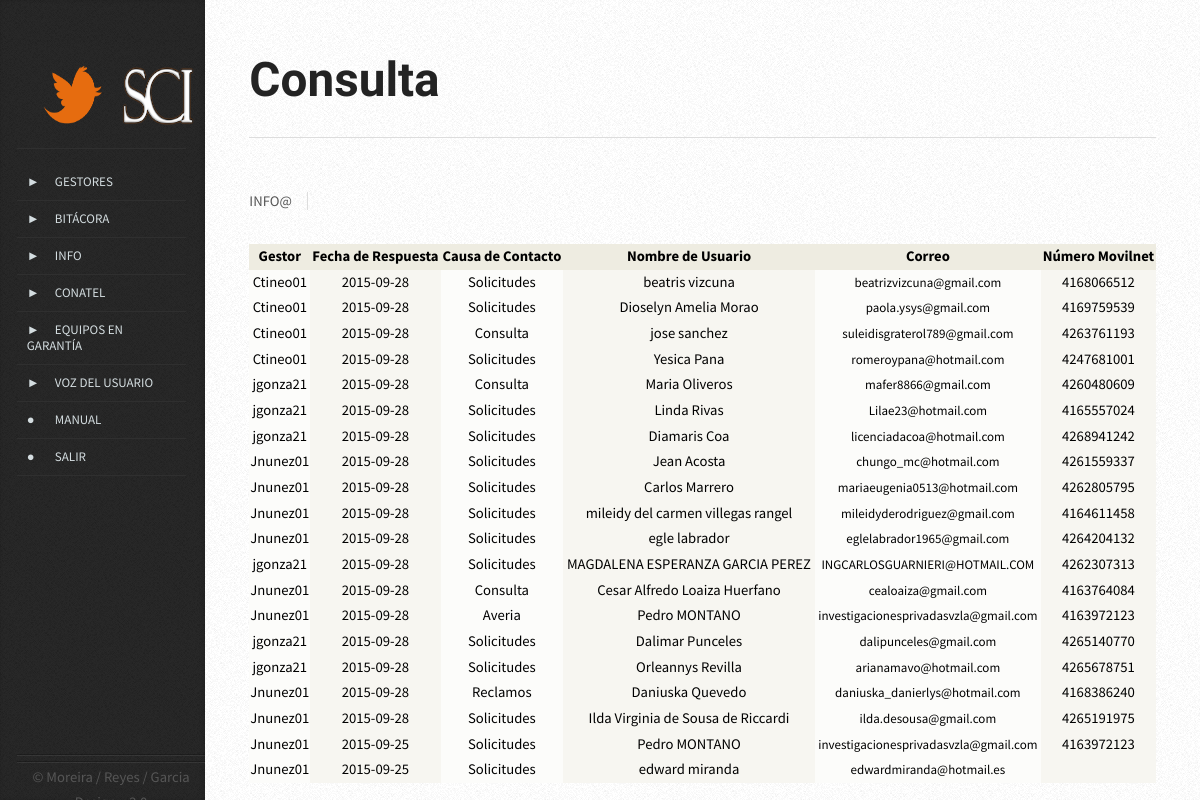
Screenshot of /vista/consulta_info.php (signed in) with the database file from the repository.
### tables this page shows
CREATE TABLE `info` (
  `in_id` smallint(6) NOT NULL AUTO_INCREMENT,
  `in_nomges` varchar(200) DEFAULT NULL,
  `in_fecharec` date DEFAULT NULL,
  `in_fecharesp` date DEFAULT NULL,
  `in_esca` varchar(5) DEFAULT NULL,
  `in_areaes` varchar(25) NOT NULL,
  `in_resuelto` varchar(5) DEFAULT NULL,
  `in_niv1` varchar(200) DEFAULT NULL,
  `in_niv2` varchar(200) DEFAULT NULL,
  `in_niv3` varchar(200) DEFAULT NULL,
  `in_nomusu` varchar(200) DEFAULT NULL,
  `in_produc` varchar(20) DEFAULT NULL,
  `in_correo` varchar(200) DEFAULT NULL,
  `in_nummov` varchar(11) DEFAULT NULL,
  `in_numcont` varchar(11) DEFAULT NULL,
  `in_tecno` varchar(6) DEFAULT NULL,
  `in_obser` text,
  PRIMARY KEY (`in_id`)
);

### modelo/mod_info.php (called while the page is built, shortened)
<?php
class info{
		public function listar15($mysqlconn){
		$query= "SELECT * FROM info ORDER BY in_id DESC LIMIT 20";
		$consulta= mysqli_query($mysqlconn, $query) or die ("Consulta Errónea: ".mysqli_error($mysqlconn));
		if($consulta){
			return ($consulta);
			}
		}
}
?>

### controlador/listar_info.php (the view, shortened to what this page needs)
<?php
		$conexion = new Connex();
		$mysqlconn= $conexion->conectar();
					require("../modelo/mod_info.php");
					$consulta= new info();
					$listar=$consulta-> Listar15 ($mysqlconn);
					if(mysqli_num_rows($listar)>0){
					?>
<table width="580px" border="1" align="left" id="listado">
					<thead>
      <tr>
              <th align="right" bgcolor="#eeece1"><div align="center" class="style2">Gestor</div></th>
              <th align="right" bgcolor="#eeece1"><div align="center" class="style2">Fecha de Respuesta</div></th>
              <th align="right" bgcolor="#eeece1"><div align="center" class="style2">Causa de Contacto</div></th>
              <th align="right" bgcolor="#eeece1"><div align="center" class="style2">Nombre de Usuario</div></th>
              <th align="right" bgcolor="#eeece1"><div align="center" class="style2">Correo</div></th>
              <th align="right" bgcolor="#eeece1"><div align="center" class="style2">Número Movilnet</div></th>
      </tr>
 </thead>
         <?php
                 for($i=0; $i<mysqli_num_rows($listar); $i++){
                 $row= mysqli_fetch_array($listar, MYSQLI_ASSOC);
                 $in_nomges=$row["in_nomges"];
                 $in_fecharesp=$row["in_fecharesp"];
                 $in_niv1=$row["in_niv1"];
                 $in_nomusu=$row["in_nomusu"];
                 $in_correo=$row["in_correo"];
                 $in_nummov=$row["in_nummov"];
        ?>
       <tr>
             <td bgcolor="#fcfcfa"><div align="center" class="style5"><?php echo $in_nomges;?> </div>
             <td bgcolor="#f7f6f1"><div align="center" class="style5"><?php echo $in_fecharesp;?> </div>
             <td bgcolor="#fcfcfa"><div align="center" class="style5"><?php echo $in_niv1;?> </div>
             <td bgcolor="#f7f6f1"><div align="center" class="style5"><?php echo $in_nomusu;?> </div>
             <td bgcolor="#fcfcfa"><div align="center" class="style5c"><?php echo $in_correo;?> </div>
             <td bgcolor="#f7f6f1"><div align="center" class="style5"><?php echo $in_nummov;?> </div>
      </tr>
<?php }?>
</table>
<?php }?>

### vista/css/style.css (style rules this page uses)
body { background-color: #e8e8e8; background-image: url('images/bg02.png'); }
body,input,textarea,select { font-family: 'Source Sans Pro', sans-serif; font-weight: 400; color: #565656; }
p, ul, ol, dl, table { margin-bottom: 1em; }
table { width: 100%; height: 5%; }
section > :last-child, article > :last-child { margin-bottom: 0; }

### vista/css/style-desktop.css (style rules this page uses)
body { height: 100%; }
body,input,textarea,select { line-height: 1.75em; }

### vista/css/style-narrow.css (style rules this page uses)
body { min-width: 1000px; }
body,input,textarea,select { font-size: 11pt; }

### controlador/listar_info.php (style rules this page uses)
.style5 { color: #000000 }
.style5c { color: #000000; font-size:13px; }

### rows the page displays
info: in_nomges "Ctineo01", in_fecharesp "2015-09-28", in_niv1 "Solicitudes", in_nomusu "beatris vizcuna", in_correo "beatrizvizcuna@gmail.com", in_nummov "4168066512"
info: in_nomges "Ctineo01", in_fecharesp "2015-09-28", in_niv1 "Solicitudes", in_nomusu "Dioselyn Amelia Morao", in_correo "paola.ysys@gmail.com", in_nummov "4169759539"
info: in_nomges "Ctineo01", in_fecharesp "2015-09-28", in_niv1 "Consulta", in_nomusu "jose sanchez", in_correo "suleidisgraterol789@gmail.com", in_nummov "4263761193"
info: in_nomges "Ctineo01", in_fecharesp "2015-09-28", in_niv1 "Solicitudes", in_nomusu "Yesica Pana", in_correo "romeroypana@hotmail.com", in_nummov "4247681001"
info: in_nomges "jgonza21", in_fecharesp "2015-09-28", in_niv1 "Consulta", in_nomusu "Maria Oliveros", in_correo "mafer8866@gmail.com", in_nummov "4260480609"
info: in_nomges "jgonza21", in_fecharesp "2015-09-28", in_niv1 "Solicitudes", in_nomusu "Linda Rivas", in_correo "Lilae23@hotmail.com", in_nummov "4165557024"
info: in_nomges "jgonza21", in_fecharesp "2015-09-28", in_niv1 "Solicitudes", in_nomusu "Diamaris Coa", in_correo "licenciadacoa@hotmail.com", in_nummov "4268941242"
info: in_nomges "Jnunez01", in_fecharesp "2015-09-28", in_niv1 "Solicitudes", in_nomusu "Jean Acosta", in_correo "chungo_mc@hotmail.com", in_nummov "4261559337"
info: in_nomges "Jnunez01", in_fecharesp "2015-09-28", in_niv1 "Solicitudes", in_nomusu "Carlos Marrero", in_correo "mariaeugenia0513@hotmail.com", in_nummov "4262805795"
info: in_nomges "Jnunez01", in_fecharesp "2015-09-28", in_niv1 "Solicitudes", in_nomusu "mileidy del carmen villegas rangel", in_correo "mileidyderodriguez@gmail.com", in_nummov "4164611458"
info: in_nomges "Jnunez01", in_fecharesp "2015-09-28", in_niv1 "Solicitudes", in_nomusu "egle labrador", in_correo "eglelabrador1965@gmail.com", in_nummov "4264204132"
info: in_nomges "jgonza21", in_fecharesp "2015-09-28", in_niv1 "Solicitudes", in_nomusu "MAGDALENA ESPERANZA GARCIA PEREZ", in_correo "INGCARLOSGUARNIERI@HOTMAIL.COM", in_nummov "4262307313"
info: in_nomges "Jnunez01", in_fecharesp "2015-09-28", in_niv1 "Consulta", in_nomusu "Cesar Alfredo Loaiza Huerfano", in_correo "cealoaiza@gmail.com", in_nummov "4163764084"
info: in_nomges "Jnunez01", in_fecharesp "2015-09-28", in_niv1 "Averia", in_nomusu "Pedro MONTANO", in_correo "investigacionesprivadasvzla@gmail.com", in_nummov "4163972123"
info: in_nomges "jgonza21", in_fecharesp "2015-09-28", in_niv1 "Solicitudes", in_nomusu "Dalimar Punceles", in_correo "dalipunceles@gmail.com", in_nummov "4265140770"
info: in_nomges "jgonza21", in_fecharesp "2015-09-28", in_niv1 "Solicitudes", in_nomusu "Orleannys Revilla", in_correo "arianamavo@hotmail.com", in_nummov "4265678751"
info: in_nomges "Jnunez01", in_fecharesp "2015-09-28", in_niv1 "Reclamos", in_nomusu "Daniuska Quevedo", in_correo "daniuska_danierlys@hotmail.com", in_nummov "4168386240"
info: in_nomges "Jnunez01", in_fecharesp "2015-09-28", in_niv1 "Solicitudes", in_nomusu "Ilda Virginia de Sousa de Riccardi", in_correo "ilda.desousa@gmail.com", in_nummov "4265191975"
info: in_nomges "Jnunez01", in_fecharesp "2015-09-25", in_niv1 "Solicitudes", in_nomusu "Pedro MONTANO", in_correo "investigacionesprivadasvzla@gmail.com", in_nummov "4163972123"
info: in_nomges "Jnunez01", in_fecharesp "2015-09-25", in_niv1 "Solicitudes", in_nomusu "edward miranda", in_correo "edwardmiranda@hotmail.es"
